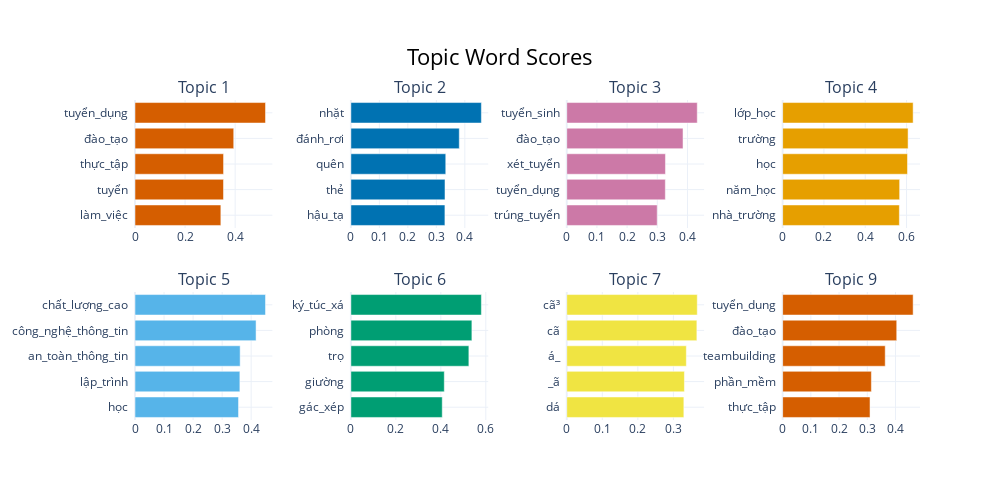

Write notebook code for a chart like this one.
### Code cell
topic_model.visualize_barchart()

### Figure 1 — Plotly figure (JSON) as saved in the notebook; plotly's stock layout.template omitted (floating-point values rounded to 4 significant figures)
{"data": [{"marker": {"color": "#D55E00"}, "orientation": "h", "type": "bar", "x": [0.3429, 0.3535, 0.3537, 0.3943, 0.5213], "xaxis": "x", "y": ["làm_việc  ", "tuyển  ", "thực_tập  ", "đào_tạo  ", "tuyển_dụng  "], "yaxis": "y"}, {"marker": {"color": "#0072B2"}, "orientation": "h", "type": "bar", "x": [0.3301, 0.3304, 0.3331, 0.3805, 0.4581], "xaxis": "x2", "y": ["hậu_tạ  ", "thẻ  ", "quên  ", "đánh_rơi  ", "nhặt  "], "yaxis": "y2"}, {"marker": {"color": "#CC79A7"}, "orientation": "h", "type": "bar", "x": [0.2997, 0.3266, 0.327, 0.3852, 0.4324], "xaxis": "x3", "y": ["trúng_tuyển  ", "tuyển_dụng  ", "xét_tuyển  ", "đào_tạo  ", "tuyển_sinh  "], "yaxis": "y3"}, {"marker": {"color": "#E69F00"}, "orientation": "h", "type": "bar", "x": [0.5652, 0.5665, 0.6045, 0.6074, 0.6318], "xaxis": "x4", "y": ["nhà_trường  ", "năm_học  ", "học  ", "trường  ", "lớp_học  "], "yaxis": "y4"}, {"marker": {"color": "#56B4E9"}, "orientation": "h", "type": "bar", "x": [0.3564, 0.3611, 0.362, 0.4169, 0.4493], "xaxis": "x5", "y": ["học  ", "lập_trình  ", "an_toàn_thông_tin  ", "công_nghệ_thông_tin  ", "chất_lượng_cao  "], "yaxis": "y5"}, {"marker": {"color": "#009E73"}, "orientation": "h", "type": "bar", "x": [0.4063, 0.4154, 0.5247, 0.5381, 0.5803], "xaxis": "x6", "y": ["gác_xép  ", "giường  ", "trọ  ", "phòng  ", "ký_túc_xá  "], "yaxis": "y6"}, {"marker": {"color": "#F0E442"}, "orientation": "h", "type": "bar", "x": [0.3294, 0.331, 0.3364, 0.366, 0.3671], "xaxis": "x7", "y": ["dá  ", "_ã  ", "á_  ", "cã  ", "cã³  "], "yaxis": "y7"}, {"marker": {"color": "#D55E00"}, "orientation": "h", "type": "bar", "x": [0.3097, 0.3146, 0.3636, 0.4044, 0.4625], "xaxis": "x8", "y": ["thực_tập  ", "phần_mềm  ", "teambuilding  ", "đào_tạo  ", "tuyển_dụng  "], "yaxis": "y8"}], "layout": {"annotations": [{"font": {"size": 16}, "showarrow": false, "text": "Topic 1", "x": 0.0875, "xanchor": "center", "xref": "paper", "y": 1, "yanchor": "bottom", "yref": "paper"}, {"font": {"size": 16}, "showarrow": false, "text": "Topic 2", "x": 0.3625, "xanchor": "center", "xref": "paper", "y": 1, "yanchor": "bottom", "yref": "paper"}, {"font": {"size": 16}, "showarrow": false, "text": "Topic 3", "x": 0.6375, "xanchor": "center", "xref": "paper", "y": 1, "yanchor": "bottom", "yref": "paper"}, {"font": {"size": 16}, "showarrow": false, "text": "Topic 4", "x": 0.9125, "xanchor": "center", "xref": "paper", "y": 1, "yanchor": "bottom", "yref": "paper"}, {"font": {"size": 16}, "showarrow": false, "text": "Topic 5", "x": 0.0875, "xanchor": "center", "xref": "paper", "y": 0.4, "yanchor": "bottom", "yref": "paper"}, {"font": {"size": 16}, "showarrow": false, "text": "Topic 6", "x": 0.3625, "xanchor": "center", "xref": "paper", "y": 0.4, "yanchor": "bottom", "yref": "paper"}, {"font": {"size": 16}, "showarrow": false, "text": "Topic 7", "x": 0.6375, "xanchor": "center", "xref": "paper", "y": 0.4, "yanchor": "bottom", "yref": "paper"}, {"font": {"size": 16}, "showarrow": false, "text": "Topic 9", "x": 0.9125, "xanchor": "center", "xref": "paper", "y": 0.4, "yanchor": "bottom", "yref": "paper"}], "height": 500, "hoverlabel": {"bgcolor": "white", "font": {"family": "Rockwell", "size": 16}}, "showlegend": false, "title": {"font": {"color": "Black", "size": 22}, "text": "Topic Word Scores", "x": 0.5, "xanchor": "center", "yanchor": "top"}, "width": 1000, "xaxis": {"anchor": "y", "domain": [0, 0.175], "showgrid": true}, "xaxis2": {"anchor": "y2", "domain": [0.275, 0.45], "showgrid": true}, "xaxis3": {"anchor": "y3", "domain": [0.55, 0.725], "showgrid": true}, "xaxis4": {"anchor": "y4", "domain": [0.825, 1], "showgrid": true}, "xaxis5": {"anchor": "y5", "domain": [0, 0.175], "showgrid": true}, "xaxis6": {"anchor": "y6", "domain": [0.275, 0.45], "showgrid": true}, "xaxis7": {"anchor": "y7", "domain": [0.55, 0.725], "showgrid": true}, "xaxis8": {"anchor": "y8", "domain": [0.825, 1], "showgrid": true}, "yaxis": {"anchor": "x", "domain": [0.6, 1], "showgrid": true}, "yaxis2": {"anchor": "x2", "domain": [0.6, 1], "showgrid": true}, "yaxis3": {"anchor": "x3", "domain": [0.6, 1], "showgrid": true}, "yaxis4": {"anchor": "x4", "domain": [0.6, 1], "showgrid": true}, "yaxis5": {"anchor": "x5", "domain": [0, 0.4], "showgrid": true}, "yaxis6": {"anchor": "x6", "domain": [0, 0.4], "showgrid": true}, "yaxis7": {"anchor": "x7", "domain": [0, 0.4], "showgrid": true}, "yaxis8": {"anchor": "x8", "domain": [0, 0.4], "showgrid": true}}}
